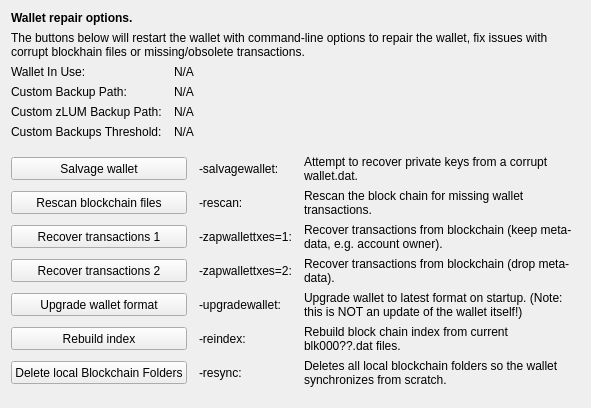
     <widget class="QWidget" name="tab_repair">
      <attribute name="title">
       <string>&amp;Wallet Repair</string>
      </attribute>
      <layout class="QGridLayout" name="gridLayout_4" columnstretch="0,0,0,0">
       <property name="horizontalSpacing">
        <number>12</number>
       </property>
       <item row="0" column="0" colspan="4">
        <widget class="QLabel" name="label_repair_header">
         <property name="font">
          <font>
           <weight>75</weight>
           <bold>true</bold>
          </font>
         </property>
         <property name="text">
          <string>Wallet repair options.</string>
         </property>
        </widget>
       </item>
       <item row="1" column="0" colspan="4">
        <widget class="QLabel" name="label_repair_helptext">
         <property name="font">
          <font>
           <weight>50</weight>
           <bold>false</bold>
          </font>
         </property>
         <property name="text">
          <string>The buttons below will restart the wallet with command-line options to repair the wallet, fix issues with corrupt blockhain files or missing/obsolete transactions.</string>
         </property>
         <property name="wordWrap">
          <bool>true</bool>
         </property>
        </widget>
       </item>
       <item row="2" column="0">
        <widget class="QLabel" name="wallet_path_label">
         <property name="text">
          <string>Wallet In Use:</string>
         </property>
        </widget>
       </item>
       <item row="2" column="1" colspan="3">
        <widget class="QLabel" name="wallet_path">
         <property name="cursor">
          <cursorShape>IBeamCursor</cursorShape>
         </property>
         <property name="text">
          <string>N/A</string>
         </property>
         <property name="textFormat">
          <enum>Qt::PlainText</enum>
         </property>
         <property name="textInteractionFlags">
          <set>Qt::LinksAccessibleByMouse|Qt::TextSelectableByKeyboard|Qt::TextSelectableByMouse</set>
         </property>
        </widget>
       </item>
       <item row="3" column="0">
        <widget class="QLabel" name="wallet_custombackuppath_label">
         <property name="text">
          <string>Custom Backup Path:</string>
         </property>
         <property name="visible">
          <bool>false</bool>
         </property>
        </widget>
       </item>
       <item row="3" column="1" colspan="3">
        <widget class="QLabel" name="wallet_custombackuppath">
         <property name="cursor">
          <cursorShape>IBeamCursor</cursorShape>
         </property>
         <property name="text">
          <string>N/A</string>
         </property>
         <property name="textFormat">
          <enum>Qt::PlainText</enum>
         </property>
         <property name="textInteractionFlags">
          <set>Qt::LinksAccessibleByMouse|Qt::TextSelectableByKeyboard|Qt::TextSelectableByMouse</set>
         </property>
         <property name="visible">
          <bool>false</bool>
         </property>
        </widget>
       </item>
       <item row="4" column="0">
        <widget class="QLabel" name="wallet_customzlumbackuppath_label">
         <property name="text">
          <string>Custom zLUM Backup Path:</string>
         </property>
         <property name="visible">
          <bool>false</bool>
         </property>
        </widget>
       </item>
       <item row="4" column="1" colspan="3">
        <widget class="QLabel" name="wallet_customzlumbackuppath">
         <property name="cursor">
          <cursorShape>IBeamCursor</cursorShape>
         </property>
         <property name="text">
          <string>N/A</string>
         </property>
         <property name="textFormat">
          <enum>Qt::PlainText</enum>
         </property>
         <property name="textInteractionFlags">
          <set>Qt::LinksAccessibleByMouse|Qt::TextSelectableByKeyboard|Qt::TextSelectableByMouse</set>
         </property>
         <property name="visible">
          <bool>false</bool>
         </property>
        </widget>
       </item>
       <item row="5" column="0">
        <widget class="QLabel" name="wallet_custombackupthreshold_label">
         <property name="text">
          <string>Custom Backups Threshold:</string>
         </property>
         <property name="visible">
          <bool>false</bool>
         </property>
        </widget>
       </item>
       <item row="5" column="1" colspan="3">
        <widget class="QLabel" name="wallet_custombackupthreshold">
         <property name="cursor">
          <cursorShape>IBeamCursor</cursorShape>
         </property>
         <property name="text">
          <string>N/A</string>
         </property>
         <property name="textFormat">
          <enum>Qt::PlainText</enum>
         </property>
         <property name="textInteractionFlags">
          <set>Qt::LinksAccessibleByMouse|Qt::TextSelectableByKeyboard|Qt::TextSelectableByMouse</set>
         </property>
         <property name="visible">
          <bool>false</bool>
         </property>
        </widget>
       </item>
       <item row="6" column="0">
        <spacer name="verticalSpacer_repair1">
         <property name="orientation">
          <enum>Qt::Vertical</enum>
         </property>
         <property name="sizeHint" stdset="0">
          <size>
           <width>10</width>
           <height>10</height>
          </size>
         </property>
        </spacer>
       </item>
       <item row="7" column="0" colspan="2">
        <widget class="QPushButton" name="btn_salvagewallet">
         <property name="minimumSize">
          <size>
           <width>100</width>
           <height>23</height>
          </size>
         </property>
         <property name="text">
          <string>Salvage wallet</string>
         </property>
        </widget>
       </item>
       <item row="7" column="2">
        <widget class="QLabel" name="label_repair_salvage_command">
         <property name="text">
          <string notr="true">-salvagewallet:</string>
         </property>
        </widget>
       </item>
       <item row="7" column="3">
        <widget class="QLabel" name="label_repair_salvage">
         <property name="text">
          <string>Attempt to recover private keys from a corrupt wallet.dat.</string>
         </property>
         <property name="wordWrap">
          <bool>true</bool>
         </property>
        </widget>
       </item>
       <item row="8" column="0" colspan="2">
        <widget class="QPushButton" name="btn_rescan">
         <property name="minimumSize">
          <size>
           <width>100</width>
           <height>23</height>
          </size>
         </property>
         <property name="text">
          <string>Rescan blockchain files</string>
         </property>
        </widget>
       </item>
       <item row="8" column="2">
        <widget class="QLabel" name="label_repair_rescan_command">
         <property name="text">
          <string notr="true">-rescan:</string>
         </property>
        </widget>
       </item>
       <item row="8" column="3">
        <widget class="QLabel" name="label_repair_rescan">
         <property name="text">
          <string>Rescan the block chain for missing wallet transactions.</string>
         </property>
         <property name="wordWrap">
          <bool>true</bool>
         </property>
        </widget>
       </item>
       <item row="9" column="0" colspan="2">
        <widget class="QPushButton" name="btn_zapwallettxes1">
         <property name="minimumSize">
          <size>
           <width>100</width>
           <height>23</height>
          </size>
         </property>
         <property name="text">
          <string>Recover transactions 1</string>
         </property>
        </widget>
       </item>
       <item row="9" column="2">
        <widget class="QLabel" name="label_repair_zap1_command">
         <property name="text">
          <string notr="true">-zapwallettxes=1:</string>
         </property>
        </widget>
       </item>
       <item row="9" column="3">
        <widget class="QLabel" name="label_repair_zap1">
         <property name="text">
          <string>Recover transactions from blockchain (keep meta-data, e.g. account owner).</string>
         </property>
         <property name="wordWrap">
          <bool>true</bool>
         </property>
        </widget>
       </item>
       <item row="10" column="0" colspan="2">
        <widget class="QPushButton" name="btn_zapwallettxes2">
         <property name="minimumSize">
          <size>
           <width>100</width>
           <height>23</height>
          </size>
         </property>
         <property name="text">
          <string>Recover transactions 2</string>
         </property>
        </widget>
       </item>
       <item row="10" column="2">
        <widget class="QLabel" name="label_repair_zap2_command">
         <property name="text">
          <string notr="true">-zapwallettxes=2:</string>
         </property>
        </widget>
       </item>
       <item row="10" column="3">
        <widget class="QLabel" name="label_repair_zap2">
         <property name="text">
          <string>Recover transactions from blockchain (drop meta-data).</string>
         </property>
         <property name="wordWrap">
          <bool>true</bool>
         </property>
        </widget>
       </item>
       <item row="11" column="0" colspan="2">
        <widget class="QPushButton" name="btn_upgradewallet">
         <property name="minimumSize">
          <size>
           <width>100</width>
           <height>23</height>
          </size>
         </property>
         <property name="text">
          <string>Upgrade wallet format</string>
         </property>
        </widget>
       </item>
       <item row="11" column="2">
        <widget class="QLabel" name="label_repair_upgrade_command">
         <property name="text">
          <string notr="true">-upgradewallet:</string>
         </property>
        </widget>
       </item>
       <item row="11" column="3">
        <widget class="QLabel" name="label_repair_upgrade">
         <property name="text">
          <string>Upgrade wallet to latest format on startup. (Note: this is NOT an update of the wallet itself!)</string>
         </property>
         <property name="wordWrap">
          <bool>true</bool>
         </property>
        </widget>
       </item>
       <item row="12" column="0" colspan="2">
        <widget class="QPushButton" name="btn_reindex">
         <property name="minimumSize">
          <size>
           <width>100</width>
           <height>23</height>
          </size>
         </property>
         <property name="text">
          <string>Rebuild index</string>
         </property>
        </widget>
       </item>
       <item row="12" column="2">
        <widget class="QLabel" name="label_repair_reindex_command">
         <property name="text">
          <string notr="true">-reindex:</string>
         </property>
        </widget>
       </item>
       <item row="12" column="3">
        <widget class="QLabel" name="label_repair_reindex">
         <property name="text">
          <string>Rebuild block chain index from current blk000??.dat files.</string>
         </property>
         <property name="wordWrap">
          <bool>true</bool>
         </property>
        </widget>
       </item>
       <item row="13" column="0" colspan="2">
        <widget class="QPushButton" name="btn_resync">
         <property name="minimumSize">
          <size>
           <width>100</width>
           <height>23</height>
          </size>
         </property>
         <property name="text">
          <string>Delete local Blockchain Folders</string>
         </property>
        </widget>
       </item>
       <item row="13" column="2">
        <widget class="QLabel" name="label_repair_resync_command">
         <property name="text">
          <string>-resync:</string>
         </property>
        </widget>
       </item>
       <item row="13" column="3">
        <widget class="QLabel" name="label_repair_resync">
         <property name="text">
          <string>Deletes all local blockchain folders so the wallet synchronizes from scratch.</string>
         </property>
         <property name="wordWrap">
          <bool>true</bool>
         </property>
        </widget>
       </item>
       <item row="14" column="0">
        <spacer name="verticalSpacer_repair2">
         <property name="orientation">
          <enum>Qt::Vertical</enum>
         </property>
         <property name="sizeHint" stdset="0">
          <size>
           <width>20</width>
           <height>10</height>
          </size>
         </property>
        </spacer>
       </item>
      </layout>
     </widget>
